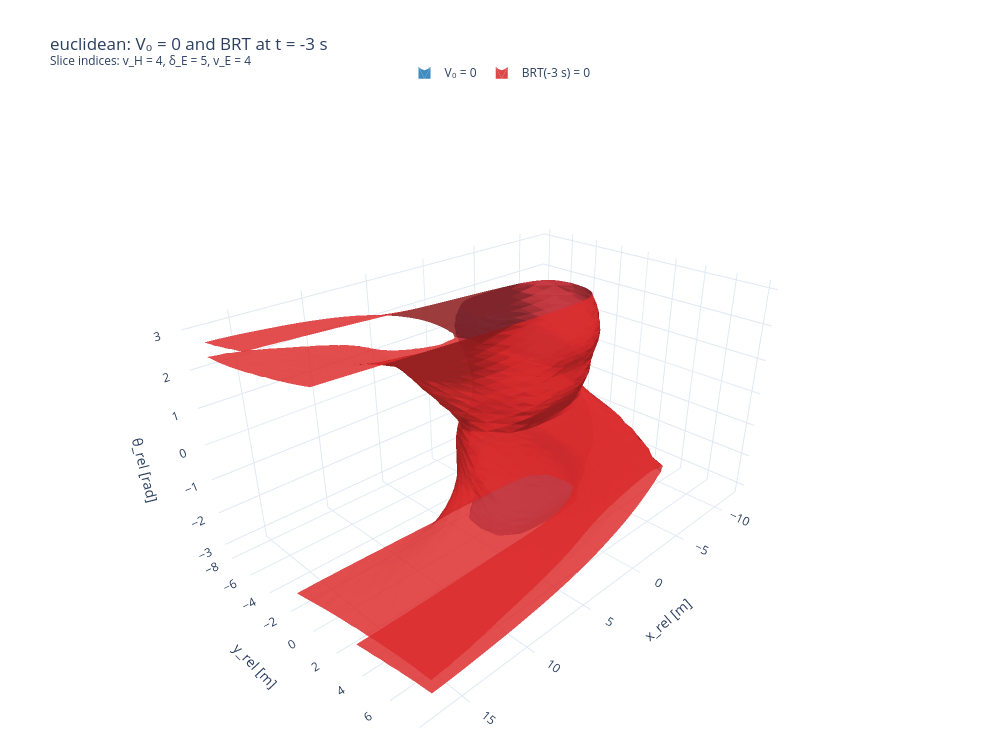

This figure's notebook cell:
### Markdown cell above
## Visualizzazione 3D

### Code cell
import numpy as np
import plotly.graph_objects as go
from scipy.ndimage import gaussian_filter

# Metrica da visualizzare: "Euclidean", "DCE" oppure "TTC"
METRIC_NAME = "euclidean"

# Intensità dello smussamento, espressa in celle della griglia.
# 0.0: nessuno smussamento; 0.8: leggero; 1.5: più marcato.
SMOOTH_SIGMA = 1.0

current = metric_data[METRIC_NAME]

X, Y, THETA = np.meshgrid(
    current["x_rel"],
    current["y_rel"],
    current["theta_rel"],
    indexing="ij",
)

# Copie smussate esclusivamente per la visualizzazione.
# Ordine degli assi: x_rel, y_rel, theta_rel.
# "wrap" mantiene la periodicità di theta_rel.
# Forma della griglia tridimensionale.
# Indici delle coordinate da mantenere fisse.
# Modifica questi tre indici per scegliere una slice diversa.
I_V_H = 4       # Da 0 a 7
I_DELTA_E = 5   # Da 0 a 10
I_V_E = 4       # Da 0 a 7

def smooth_for_plot(values):
    values = np.asarray(values, dtype=float)

    # Estrazione della slice 3D: (x_rel, y_rel, theta_rel).
    if values.ndim == 6:
        values = values[
            :, :, :,
            I_V_H,
            I_DELTA_E,
            I_V_E,
        ]

    if values.shape != X.shape:
        raise ValueError(
            f"La slice ha forma {values.shape}, "
            f"ma la griglia XYZ ha forma {X.shape}."
        )

    return gaussian_filter(
        values,
        sigma=SMOOTH_SIGMA,
        mode=("nearest", "nearest", "wrap"),
    )

V0_plot = smooth_for_plot(current["V0"])
BRT_plot = smooth_for_plot(current["BRT"])

fig = go.Figure()

# Illuminazione morbida per evidenziare la curvatura.
lighting = dict(
    ambient=0.65,
    diffuse=0.8,
    specular=0.15,
    roughness=0.8,
    fresnel=0.1,
)

# V0 interno
fig.add_trace(
    go.Isosurface(
        x=X.ravel(),
        y=Y.ravel(),
        z=THETA.ravel(),
        value=V0_plot.ravel(),
        isomin=0.0,
        isomax=0.0,
        surface_count=1,
        colorscale=[[0.0, "#1f77b4"], [1.0, "#1f77b4"]],
        showscale=False,
        showlegend=True,
        opacity=0.85,
        caps=dict(x_show=False, y_show=False, z_show=False),
        lighting=lighting,
        lightposition=dict(x=100, y=150, z=200),
        name="V₀ = 0",
        hovertemplate=(
            "V₀ = 0 (smussato)<br>"
            "x_rel = %{x:.2f} m<br>"
            "y_rel = %{y:.2f} m<br>"
            "θ_rel = %{z:.3f} rad"
            "<extra></extra>"
        ),
    )
)

# BRT esterno
fig.add_trace(
    go.Isosurface(
        x=X.ravel(),
        y=Y.ravel(),
        z=THETA.ravel(),
        value=BRT_plot.ravel(),
        isomin=0.0,
        isomax=0.0,
        surface_count=1,
        colorscale=[[0.0, "#d62728"], [1.0, "#d62728"]],
        showscale=False,
        showlegend=True,
        opacity=0.85,
        caps=dict(x_show=False, y_show=False, z_show=False),
        lighting=lighting,
        lightposition=dict(x=100, y=150, z=200),
        name="BRT(-3 s) = 0",
        hovertemplate=(
            "BRT(-3 s) = 0 (smussato)<br>"
            "x_rel = %{x:.2f} m<br>"
            "y_rel = %{y:.2f} m<br>"
            "θ_rel = %{z:.3f} rad"
            "<extra></extra>"
        ),
    )
)

fig.update_layout(
    title=(
        f"{METRIC_NAME}: V₀ = 0 and BRT at t = -3 s"
        "<br><sup>"
        f"Slice indices: v_H = {I_V_H}, "
        f"δ_E = {I_DELTA_E}, "
        f"v_E = {I_V_E}"
        "</sup>"
    ),
    template="plotly_white",
    scene=dict(
        xaxis_title="x_rel [m]",
        yaxis_title="y_rel [m]",
        zaxis_title="θ_rel [rad]",
        aspectmode="manual",
        aspectratio=dict(x=1.5, y=1.0, z=0.8),
        camera=dict(eye=dict(x=1.55, y=1.55, z=1.15)),
    ),
    width=1000,
    height=750,
    margin=dict(l=10, r=10, b=10, t=100),
    legend=dict(
        orientation="h",
        x=0.5,
        xanchor="center",
        y=1.02,
        yanchor="bottom",
    ),
)

fig.show()

### Figure 1 — Plotly figure (JSON) as saved in the notebook; plotly's stock layout.template omitted (floating-point values rounded to 4 significant figures; data arrays with more than 128 entries replaced by an {"elided": "..."} marker saying what was removed)
{"data": [{"caps": {"x": {"show": false}, "y": {"show": false}, "z": {"show": false}}, "colorscale": [[0, "#1f77b4"], [1, "#1f77b4"]], "hovertemplate": "V₀ = 0 (smussato)<br>x_rel = %{x:.2f} m<br>y_rel = %{y:.2f} m<br>θ_rel = %{z:.3f} rad<extra></extra>", "isomax": 0, "isomin": 0, "lighting": {"ambient": 0.65, "diffuse": 0.8, "fresnel": 0.1, "roughness": 0.8, "specular": 0.15}, "lightposition": {"x": 100, "y": 150, "z": 200}, "name": "V₀ = 0", "opacity": 0.85, "showlegend": true, "showscale": false, "surface": {"count": 1}, "type": "isosurface", "value": {"elided": "24480 float values"}, "x": {"elided": "24480 float values"}, "y": {"elided": "24480 float values"}, "z": {"elided": "24480 float values"}}, {"caps": {"x": {"show": false}, "y": {"show": false}, "z": {"show": false}}, "colorscale": [[0, "#d62728"], [1, "#d62728"]], "hovertemplate": "BRT(-3 s) = 0 (smussato)<br>x_rel = %{x:.2f} m<br>y_rel = %{y:.2f} m<br>θ_rel = %{z:.3f} rad<extra></extra>", "isomax": 0, "isomin": 0, "lighting": {"ambient": 0.65, "diffuse": 0.8, "fresnel": 0.1, "roughness": 0.8, "specular": 0.15}, "lightposition": {"x": 100, "y": 150, "z": 200}, "name": "BRT(-3 s) = 0", "opacity": 0.85, "showlegend": true, "showscale": false, "surface": {"count": 1}, "type": "isosurface", "value": {"elided": "24480 float values"}, "x": {"elided": "24480 float values"}, "y": {"elided": "24480 float values"}, "z": {"elided": "24480 float values"}}], "layout": {"height": 750, "legend": {"orientation": "h", "x": 0.5, "xanchor": "center", "y": 1.02, "yanchor": "bottom"}, "margin": {"b": 10, "l": 10, "r": 10, "t": 100}, "scene": {"aspectmode": "manual", "aspectratio": {"x": 1.5, "y": 1, "z": 0.8}, "camera": {"eye": {"x": 1.55, "y": 1.55, "z": 1.15}}, "xaxis": {"title": {"text": "x_rel [m]"}}, "yaxis": {"title": {"text": "y_rel [m]"}}, "zaxis": {"title": {"text": "θ_rel [rad]"}}}, "title": {"text": "euclidean: V₀ = 0 and BRT at t = -3 s<br><sup>Slice indices: v_H = 4, δ_E = 5, v_E = 4</sup>"}, "width": 1000}}
